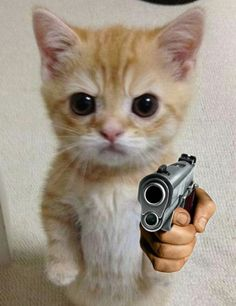
#> input picture Kucing.jpg, 236 x 306 px
$ jupyter execute 'Praktek Histogram.ipynb'
#> lines starting #> are read from the running program, lines starting #| are printed output that depends on the picture
[cell 1]
import cv2
import numpy as np
import matplotlib.image as mpimg
from matplotlib import pyplot as plt


img = cv2.imread('Kucing.jpg')
#> img is the input picture: shape (306, 236, 3); mean B, G, R 133.1, 148.1, 160.5

color = ('b','g','r')
for i,col in enumerate(color):
    histr = cv2.calcHist([img],[i],None,[256],[0,256])
    plt.plot(histr,color = col)
    plt.xlim([0,256])
plt.show( )
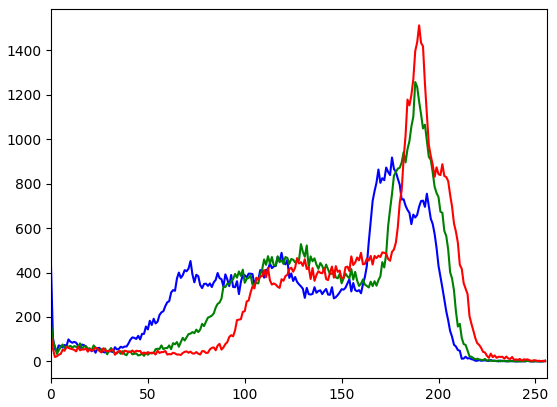
#> figure drawn by matplotlib, 1 panel; curve peaks at x = 176, y = 918; curve peaks at x = 188, y = 1258; curve peaks at x = 190, y = 1513

[cell 2]
img = mpimg.imread('Kucing.jpg')
img_gray =cv2.cvtColor(img, cv2.COLOR_BGR2GRAY)
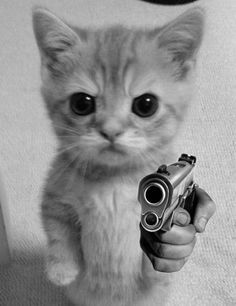
#> img_gray: shape (306, 236); min 0, max 255, mean 145
img_gray_2 =cv2.cvtColor(img_gray, cv2.COLOR_GRAY2RGB)
plt.hist(img_gray_2.ravel(),256,[0,256]);
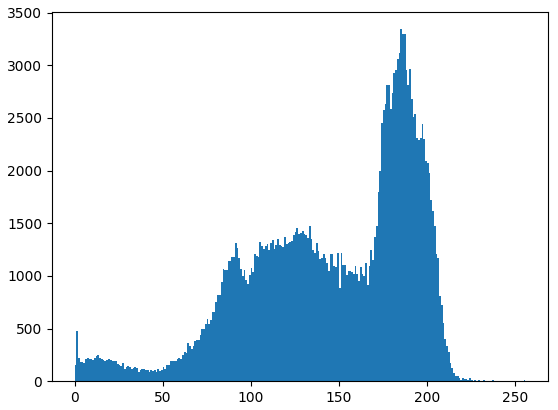
#> figure drawn by matplotlib, 1 panel; tallest bar 3342 high, from x = 185 to 186

[cell 3]
alpha = 2
adjusted_alpha = cv2.convertScaleAbs(img_gray_2, alpha=alpha)
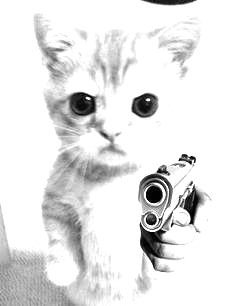
#> adjusted_alpha: shape (306, 236, 3); min 0, max 255, mean 229.4
plt.imshow(adjusted_alpha)

[cell 4]
adjusted_beta = cv2.convertScaleAbs(img_gray_2, beta=20)
plt.imshow(adjusted_beta)

[cell 5]
adjusted = cv2.convertScaleAbs(img_gray_2, alpha=1.2, beta=40)
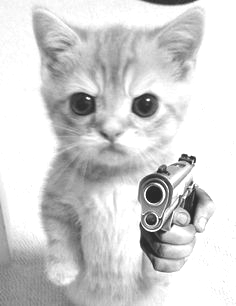
#> adjusted: shape (306, 236, 3); min 40, max 255, mean 209
plt.imshow(adjusted)

$ run again, with Cat.jpg copied over Kucing.jpg
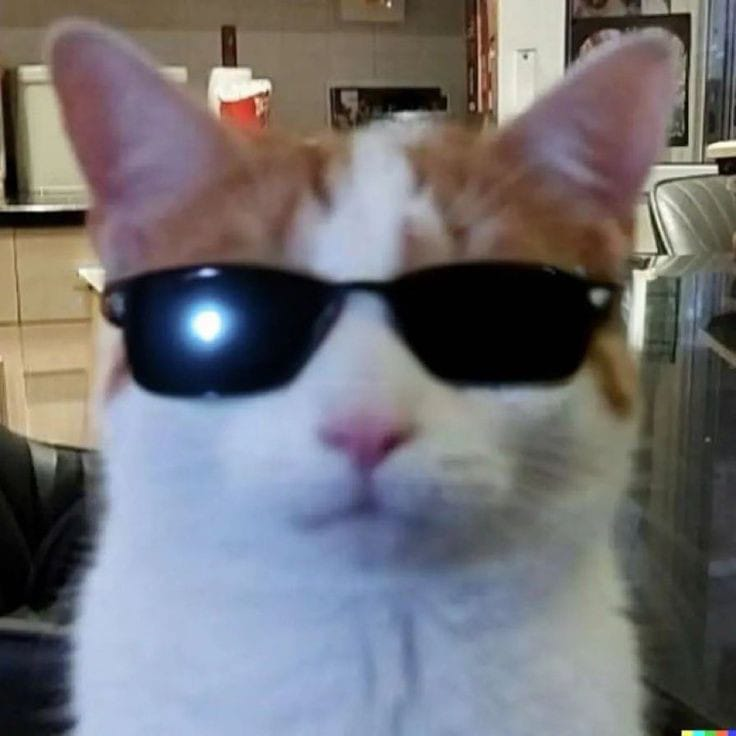
#> input picture Cat.jpg, 736 x 736 px
#> img is the input picture: shape (736, 736, 3); mean B, G, R 116.8, 113, 114.4
#> `adjusted_alpha = cv2.convertScaleAbs(img_gray_2, alpha=alpha)`:
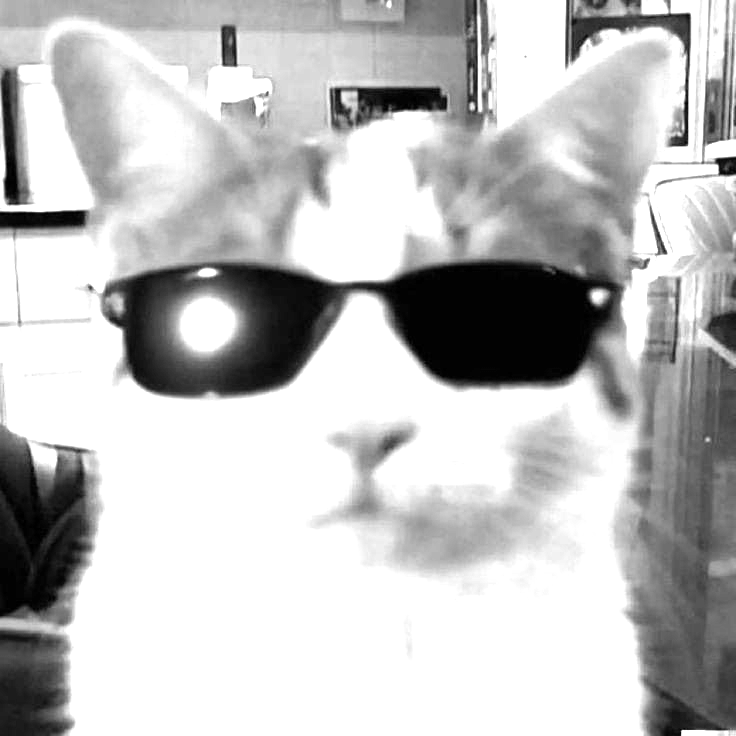
#> adjusted_alpha: shape (736, 736, 3); min 0, max 255, mean 191
#> `adjusted = cv2.convertScaleAbs(img_gray_2, alpha=1.2, beta=40)`:
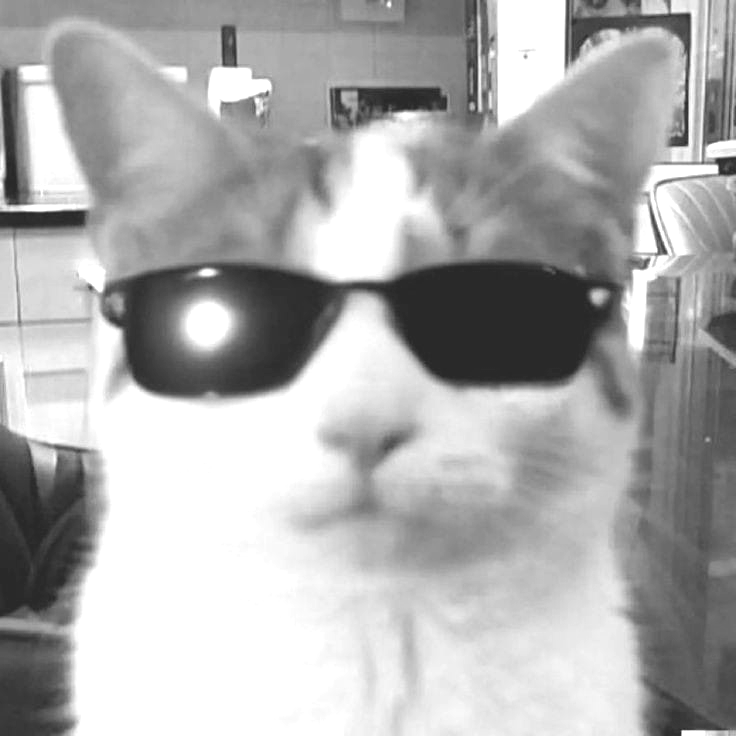
#> adjusted: shape (736, 736, 3); min 40, max 255, mean 173.6
